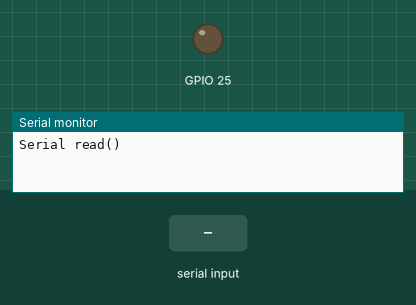
This sketch was run on a simulated ESP32. Parts: output pins drawn as LEDs (lit = HIGH), the last lines printed to the serial monitor. The test bench sets the inputs (shaded band).

Above: at 1.2 s.
1.3 s: "a" received over Serial
At 2.3 s:
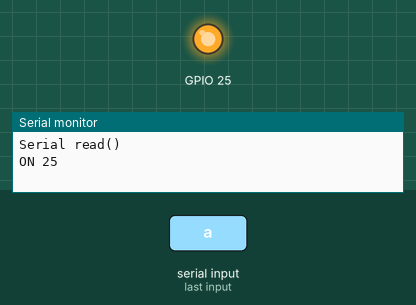
2.8 s: "s" received over Serial
At 3.4 s:
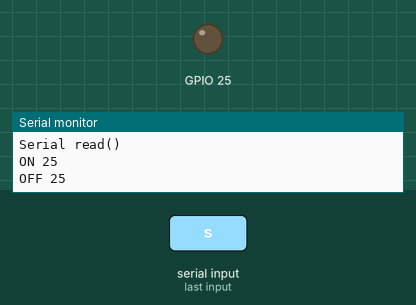
Timing chart, 0 to 5.8 s (numbered marks = the images above; inputs shaded):
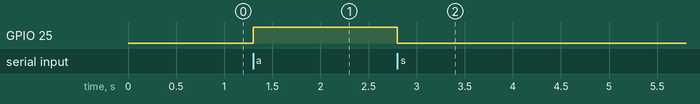

The sketch:

4_23_read_serial.ino
```cpp
/*
Autore: Paolo Aliverti
Listato 2.23 – Invio di caratteri su porta seriale per controllare lo stato di un pin.
*/
void setup() {
  Serial.begin(115200);
  pinMode(25, OUTPUT);
  Serial.println("Serial read()");
}

void loop() {
  if (Serial.available()) {
    char comando = Serial.read();
    if (comando == 'a') {
      digitalWrite(25, HIGH);
      Serial.println("ON 25");
    }
    if (comando == 's') {
      digitalWrite(25, LOW);
      Serial.println("OFF 25");
    }
  }
}
```

Measured:
- after the input at 1.3 s, GPIO 25: LOW → HIGH at once
- after the input at 2.8 s, GPIO 25: HIGH → LOW at once
